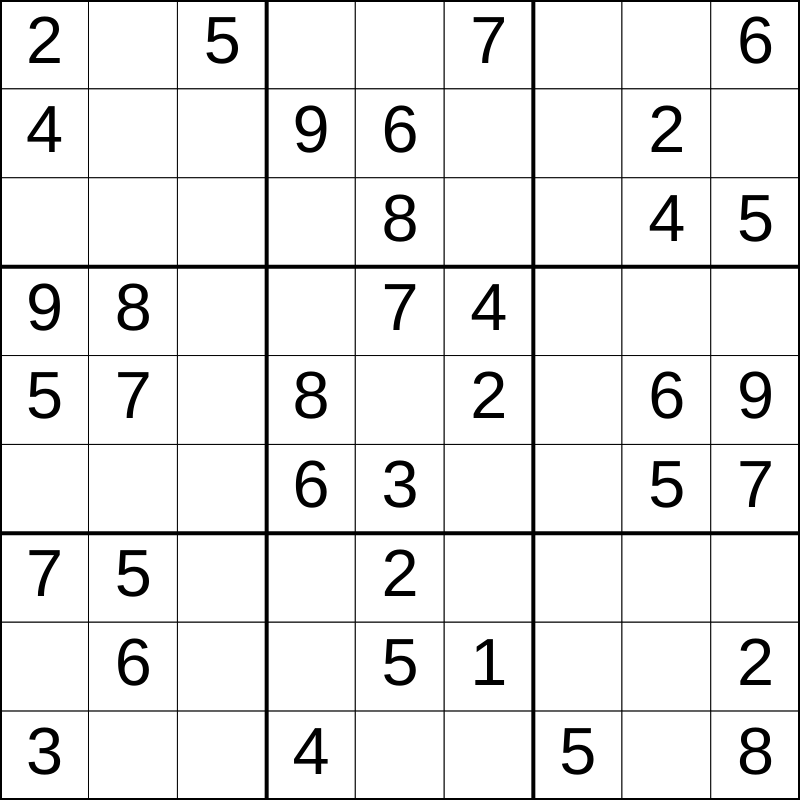
Frame 1 (no input)
Frame 60 (no input): identical to frame 1, image omitted
Frame 120 (the mouse pressed at the canvas centre since frame 60): identical to frame 1, image omitted

The p5.js sketch that drew this single still picture (run headless with seeded random() and noise() and a simulated clock; from frame 60 on, the mouse is pressed at the canvas centre):

// p5.js sketch
// ── sketch.js
// sudoku
// Your Name
// Date
//
// Extra for Experts:
// - describe what you did to take this project "above and beyond"
let intialGrid  = [
  [2, 0, 5, 0, 0, 7, 0, 0, 6],
  [4, 0, 0, 9, 6, 0, 0, 2, 0],
  [0, 0, 0, 0, 8, 0, 0, 4, 5],
  [9, 8, 0, 0, 7, 4, 0, 0, 0],
  [5, 7, 0, 8, 0, 2, 0, 6, 9],
  [0, 0, 0, 6, 3, 0, 0, 5, 7],
  [7, 5, 0, 0, 2, 0, 0, 0, 0],
  [0, 6, 0, 0, 5, 1, 0, 0, 2],
  [3, 0, 0, 4, 0, 0, 5, 0, 8],
];

let gridDimesons = 9;
let cellSize;
let grid;

function setup() {
  if(windowWidth < windowHeight){
    createCanvas(windowWidth*0.8, windowWidth*0.8);
  }
  else{
    createCanvas(windowHeight*0.8, windowHeight*0.8);
  }
  cellSize = width/gridDimesons;
  grid = intialGrid;
}

function draw() {
  background(220);
  displayGrid();
}

function displayGrid(){
  for(let y = 0; y<gridDimesons; y++){
    for (let x = 0; x<gridDimesons; x++){
      fill("white");
      strokeWeight(1);
      rect(x*cellSize, y*cellSize, cellSize, cellSize);

      if(grid[y][x] !== 0){
        // show the number
        fill("black");
        textSize(cellSize*0.75);
        textAlign(CENTER, CENTER);
        text(grid[y][x], x*cellSize + cellSize/2, y*cellSize + cellSize/2);
      }
    }
  }
  drawCageLines();
}

function drawCageLines(){
  strokeWeight(4);

  for(let location = 0; location <= 9; location+= 3){
    line(0, cellSize*location, width, cellSize*location);
    line(cellSize*location, 0, cellSize*location, height);
  }

}
